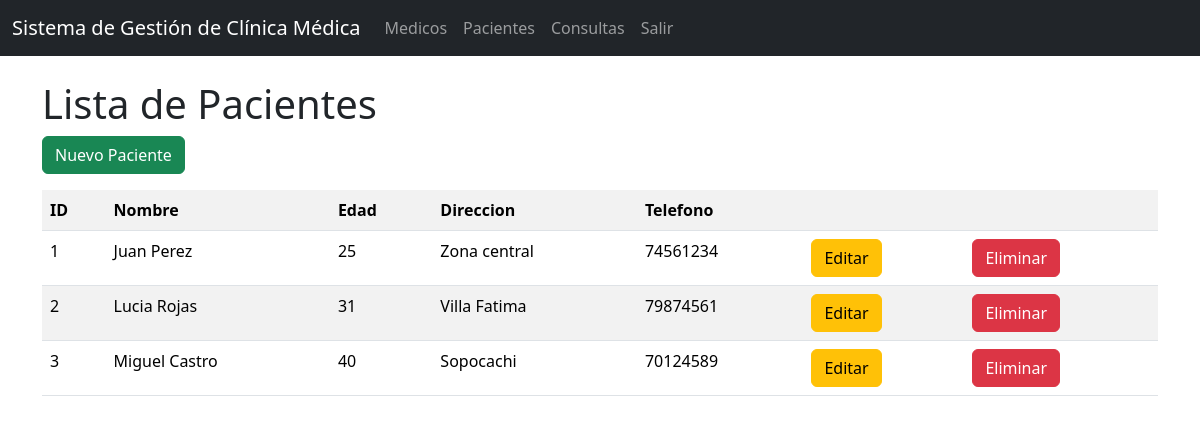
The app's page /pacientes/ with its own data.
### models/Paciente.py (models this page shows, shortened)
class Paciente(db.Model):
    __tablename__ = 'pacientes'
    id_paciente = db.Column(db.Integer, primary_key = True)
    nombre = db.Column(db.String(255), nullable = False)
    edad = db.Column(db.Integer, nullable = False)
    direccion = db.Column(db.String(20), nullable = False)
    telefono = db.Column(db.String(200), nullable = False)
    consultas = db.relationship('Consulta', back_populates='paciente', cascade = 'all, delete')
    @staticmethod
    def get_all():
        return Paciente.query.all()
    def delete(self):
        db.session.delete(self)
        db.session.commit()

### controllers/PacienteController.py (the view)
@paciente_bp.route("/")
def index():
    pacientes = Paciente.get_all()
    return PacienteView.list(pacientes)

### run.py (called while the page is built)
@app.context_processor
def inject_active_path():
    def is_active(path):
        return 'active' if request.path == path else ''
    return (dict(is_active=is_active))

### views/PacienteView.py (called while the page is built)
def list(pacientes):
    return render_template('pacientes/index.html', pacientes = pacientes)

### templates/pacientes/index.html (shortened to what this page needs)
{% extends 'base.html' %}
{% block content %}
<br>
<h1>Lista de Pacientes</h1>
<a href="{{ url_for('paciente.create') }}" class="btn btn-success mb-3">
  Nuevo Paciente
</a>
<table class="table table-striped">
  <tr>
    <th>ID</th>
    <th>Nombre</th>
    <th>Edad</th>
    <th>Direccion</th>
    <th>Telefono</th>
    <th></th>
    <th></th>
  </tr>
  {% for item in pacientes %}
  <tr>
    <td>{{ item.id_paciente }}</td>
    <td>{{ item.nombre }}</td>
    <td>{{ item.edad }}</td>
    <td>{{ item.direccion }}</td>
    <td>{{ item.telefono }}</td>
    <td>
      <a
        href="{{ url_for('paciente.edit', id_paciente=item.id_paciente) }}"
        class="btn btn-warning"
      >
        Editar
      </a>
    </td>
    <td>
      <a
        href="{{ url_for('paciente.delete', id_paciente=item.id_paciente) }}"
        class="btn btn-danger"
      >
        Eliminar
      </a>
    </td>
  </tr>
  {% endfor %}
</table>
{% endblock %}

### records on screen
Paciente: id_paciente "1", nombre "Juan Perez", edad "25", direccion "Zona central", telefono "74561234"
Paciente: id_paciente "2", nombre "Lucia Rojas", edad "31", direccion "Villa Fatima", telefono "79874561"
Paciente: id_paciente "3", nombre "Miguel Castro", edad "40", direccion "Sopocachi", telefono "70124589"
